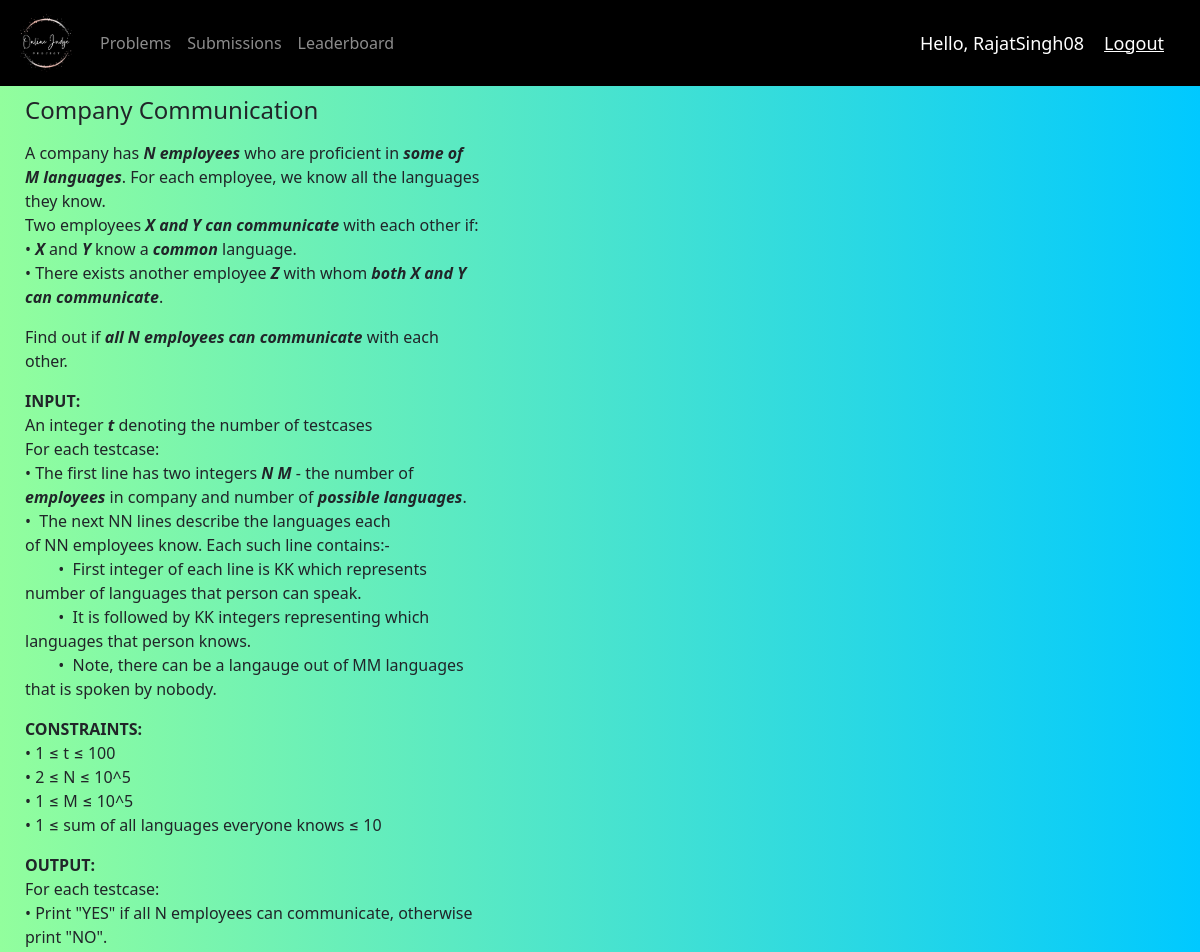
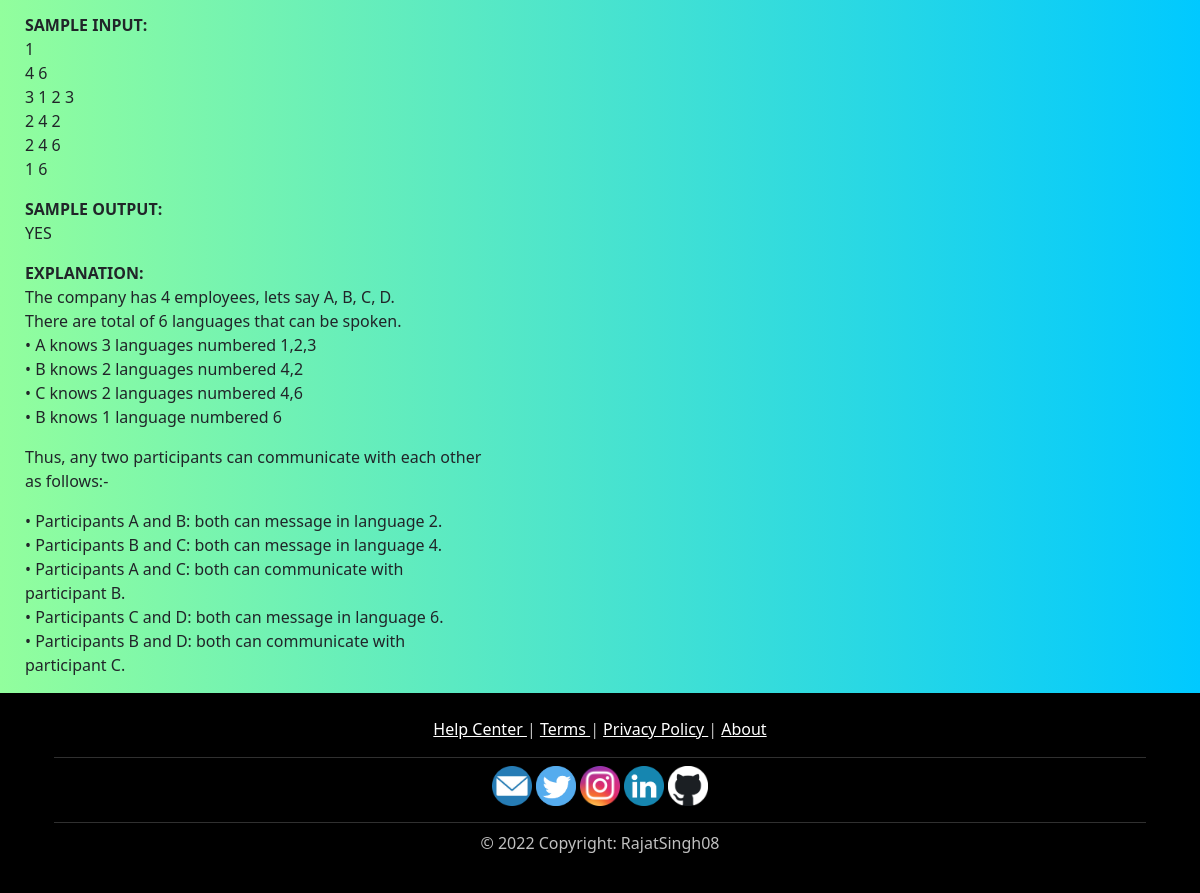
The page /problems/13/ (signed in) on the database as committed earlier (2 pictures, top to bottom).
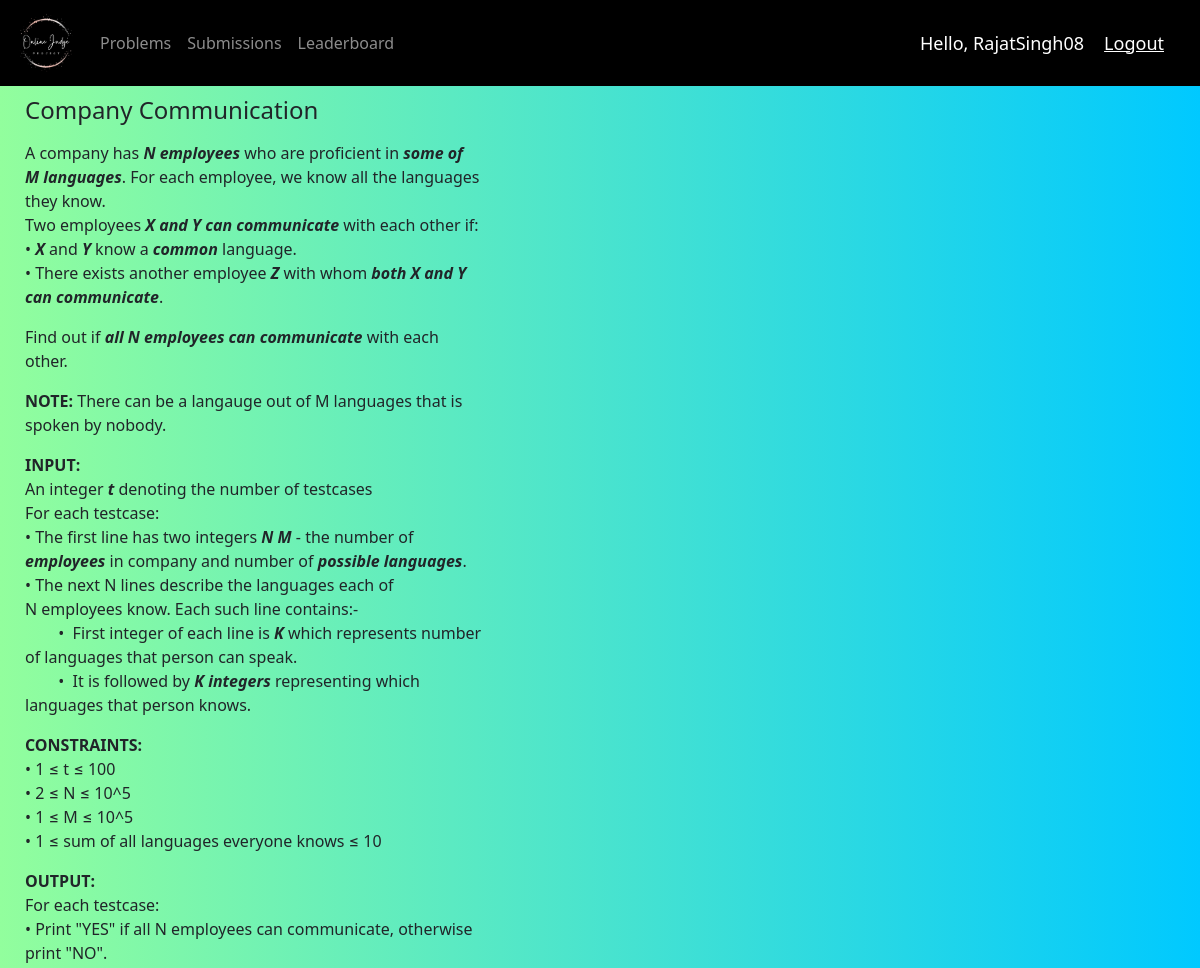
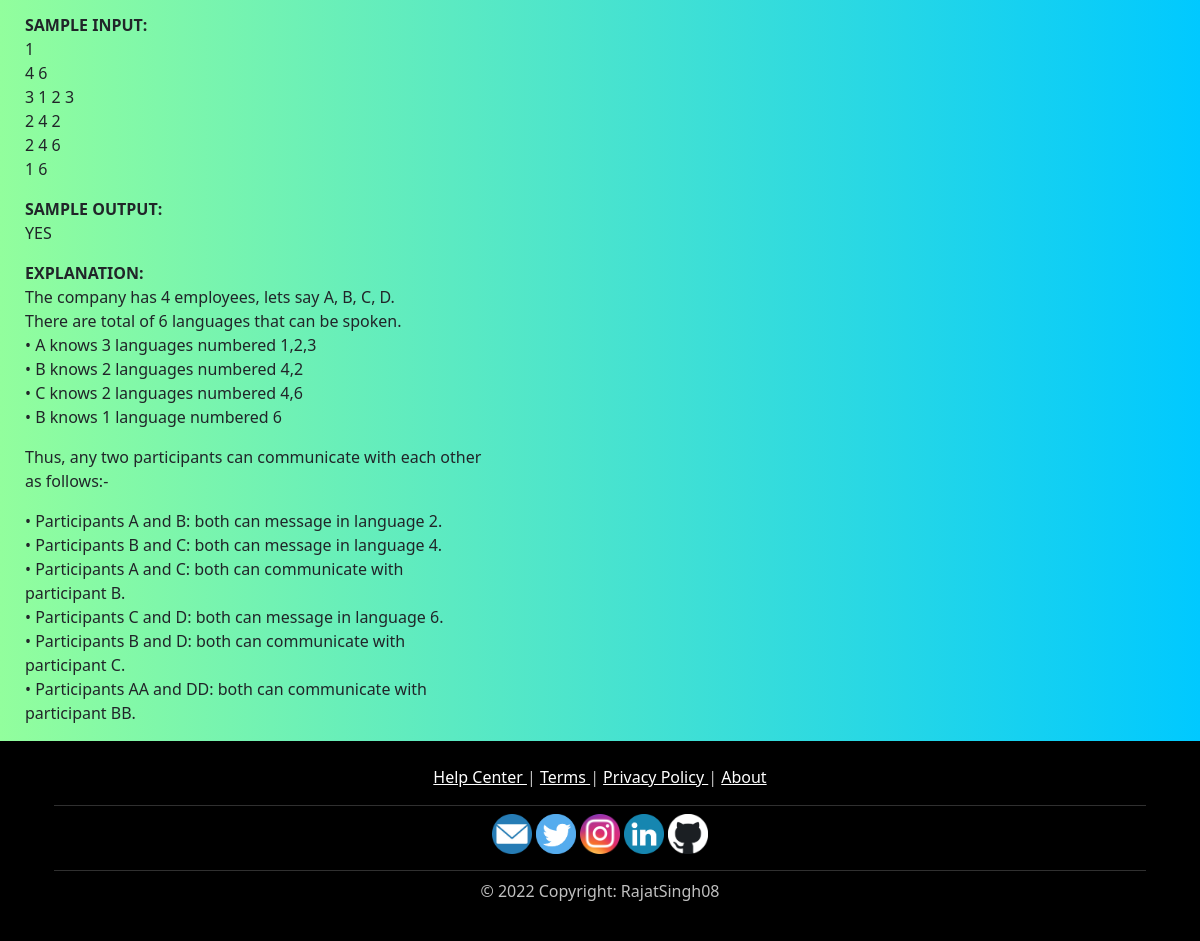
The same page on the database as committed later (2 pictures, top to bottom).
### OJ/models.py (models this page shows, shortened)
class Problem(models.Model):
    TOUGHNESS = (("Easy", "Easy"), ("Medium", "Medium"), ("Tough", "Tough"))
    STATUS = (("Unsolved", "Unsolved"), ("Solved", "Solved"))
    id = models.BigAutoField(primary_key=True)
    name = models.CharField(max_length=100, default="")
    description = RichTextField(default="")
    example = RichTextField(default="")
    difficulty = models.CharField(max_length=10, choices=TOUGHNESS)
    score = models.IntegerField(default=0)
    solved_status = models.CharField(
        max_length=10, choices=STATUS, default="Unsolved")

### OJ/views.py (the view)
# urls.py: path('problems/<int:problem_id>/', views.descriptionPage, name='description'),
@login_required(login_url='login')
def descriptionPage(request, problem_id):
    problem = get_object_or_404(Problem, id=problem_id)
    return render(request, 'OJ/description.html', {'problem': problem})

### OJ/templates/OJ/description.html
{% extends 'OJ/main.html' %}
{% block content %}
<div class="description_class">
    <h4>{{problem.name}}</h4>
    {% autoescape off %}
    <p>{{problem.description}}</p>
    <p>{{problem.example}}</p>
    {% endautoescape %}
</div>
{% endblock %}

Rows that differ between the two databases and show on the page:
changed Problem "Company Communication": description "…communicate with each other. INPUT: An integer t denoting the number of testcases For each testcase: • The first line has two integers N M - the number of employees in company and number of possible languages . • The next NN lines describe the languages each of NN employees know. Each such line contains:- • First integer of each line is KK which represents number of languages that person can speak. • It is followed by KK integers representing which languages that person knows. • Note, there can be a langauge out of MM languages that is spoken by nobody. CONSTRAINTS: • 1 ≤…" → "…communicate with each other. NOTE: There can be a langauge out of M languages that is spoken by nobody. INPUT: An integer t denoting the number of testcases For each testcase: • The first line has two integers N M - the number of employees in company and number of possible languages . • The next N lines describe the languages each of N employees know. Each such line contains:- • First integer of each line is K which represents number of languages that person can speak. • It is followed by K integers representing which languages that person knows. CONSTRAINTS: • 1 ≤…"; example "…communicate with participant C." → "…communicate with participant C. • Participants AA and DD: both can communicate with participant BB."
